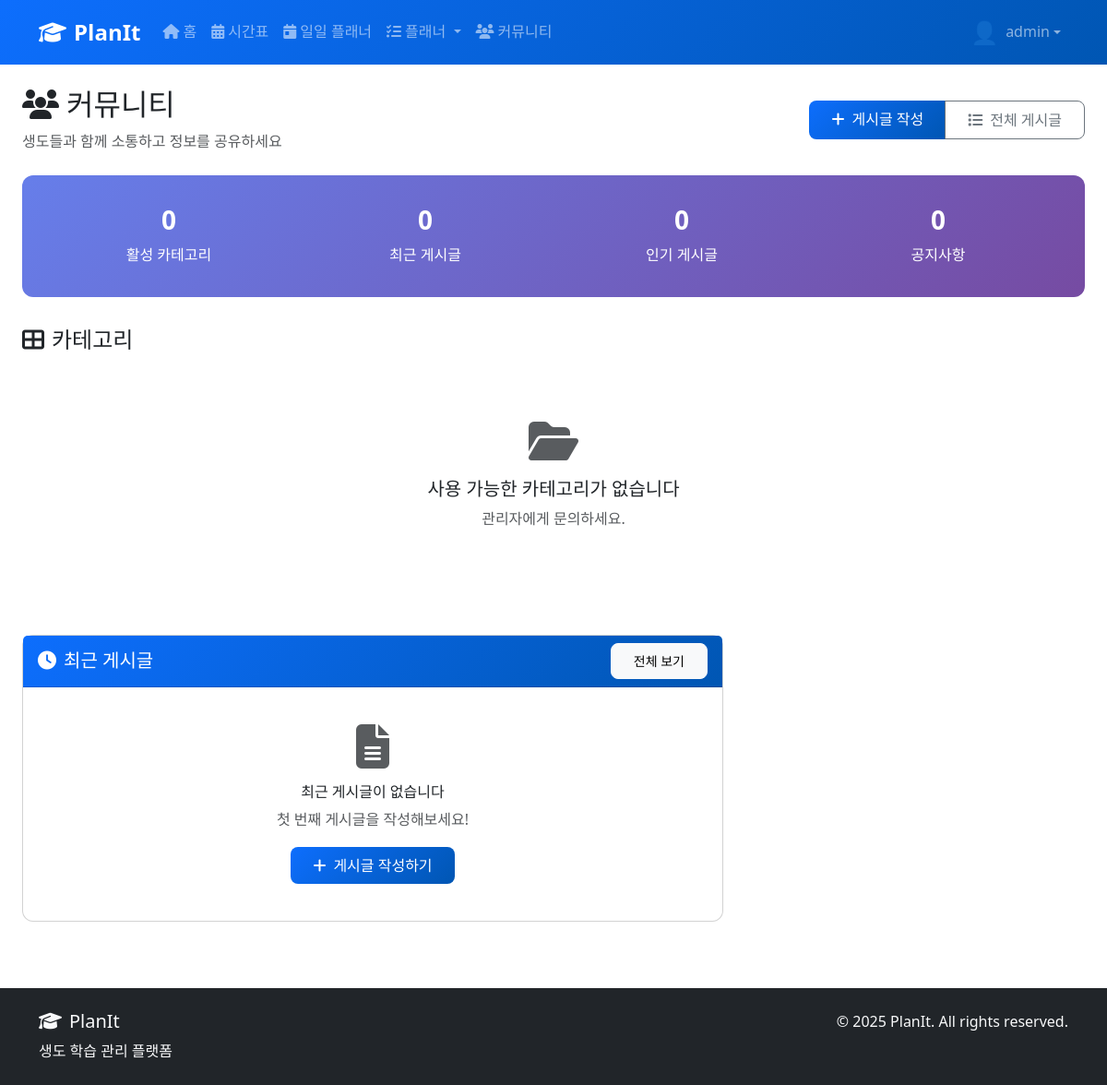
Before: /community/ (signed in) with the older database file.
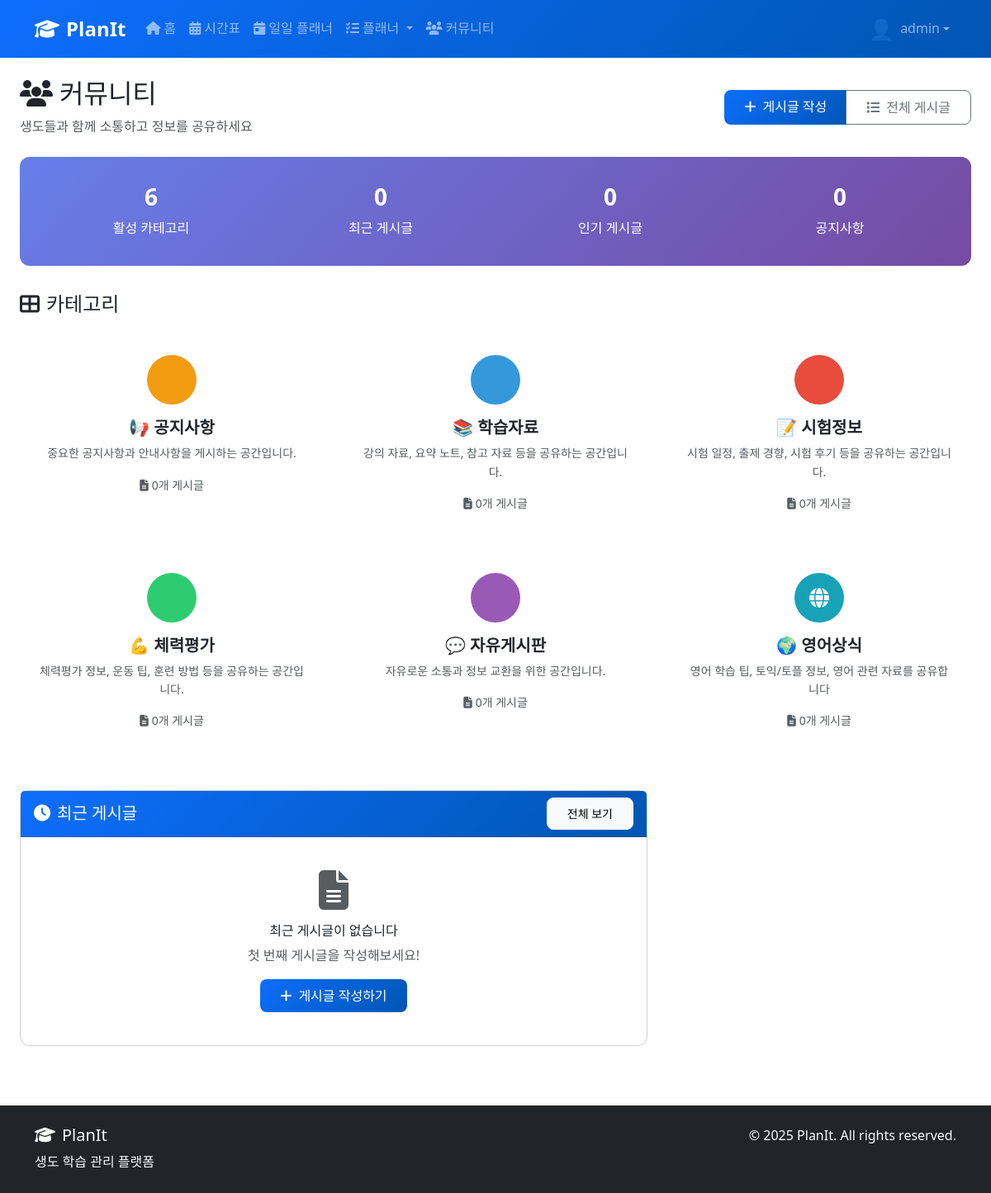
After: the same page with the newer database file.
### accounts/models.py (models this page shows, shortened)
class User(AbstractUser):
    DEPARTMENT_CHOICES = [
        ('INTL', '국제관계학과'),
        ('DEFENSE', '국방경영학과'),
        ('AERO_POLICY', '항공우주정책학과'),
        ('COMP', '컴퓨터과학과'),
        ('AERO', '항공공학과'),
        ('SPACE', '우주공학과'),
        ('MECH', '기계공학과'),
        ('ELEC', '전자통신공학과'),
        ('SYSTEM', '시스템공학과'),
    ]
    GRADE_CHOICES = [
        (1, '1학년'),
        (2, '2학년'),
        (3, '3학년'),
        (4, '4학년'),
    ]
    AVATAR_CHOICES = [
        ('default', '기본 아바타'),
        ('student_male', '남학생'),
        ('student_female', '여학생'),
        ('soldier', '군인'),
        ('pilot', '조종사'),
        ('engineer', '엔지니어'),
        ('scientist', '과학자'),
        ('astronaut', '우주비행사'),
    ]
    student_id = models.CharField(
        max_length=10,
        unique=True,
        validators=[RegexValidator(r'^\d{7}$', '학번은 7자리 숫자여야 합니다.')],
        help_text='7자리 학번을 입력하세요'
    )
    department = models.CharField(
        max_length=15,
        choices=DEPARTMENT_CHOICES,
        default='COMP',
        verbose_name='학과'
    )
    grade = models.IntegerField(
        choices=GRADE_CHOICES,
        default=1,
        verbose_name='학년'
    )
    phone_number = models.CharField(
        max_length=15,
        blank=True,
        null=True,
        verbose_name='전화번호'
    )
    profile_image = models.ImageField(
        upload_to='profiles/',
        blank=True,
        null=True,
        verbose_name='프로필 이미지'
    )
    avatar_choice = models.CharField(
        max_length=20,
        choices=AVATAR_CHOICES,
        default='default',
        verbose_name='아바타 선택'
    )
    bio = models.TextField(
        max_length=500,
        blank=True,
        verbose_name='자기소개'
    )
    created_at = models.DateTimeField(auto_now_add=True)
    updated_at = models.DateTimeField(auto_now=True)
    class Meta:
        verbose_name = '사용자'
        verbose_name_plural = '사용자들'
    def get_avatar_emoji(self):
        avatar_map = {
            'default': '👤',
            'student_male': '👨‍🎓',
            'student_female': '👩‍🎓',
            'soldier': '🪖',
            'pilot': '👨‍✈️',
            'engineer': '👨‍🔧',
            'scientist': '👨‍🔬',
            'astronaut': '👨‍🚀',
        }
        return avatar_map.get(self.avatar_choice, '👤')

### community/models.py (models this page shows, shortened)
class Category(models.Model):
    CATEGORY_TYPES = [
        ('STUDY', '학습 자료'),
        ('EXAM', '시험 정보'),
        ('LECTURE', '강의 특성'),
        ('FITNESS', '체력평가'),
        ('ENGLISH', '영어상식'),
        ('PROJECT', '프로젝트'),
        ('QNA', '질문답변'),
        ('FREE', '자유게시판'),
        ('NOTICE', '공지사항'),
    ]
    id = models.UUIDField(primary_key=True, default=uuid.uuid4, editable=False)
    name = models.CharField(max_length=50, verbose_name='카테고리명')
    slug = models.SlugField(max_length=50, unique=True, verbose_name='슬러그')
    category_type = models.CharField(
        max_length=10,
        choices=CATEGORY_TYPES,
        default='FREE',
        verbose_name='카테고리 유형'
    )
    description = models.TextField(blank=True, verbose_name='설명')
    icon = models.CharField(max_length=50, default='fas fa-comments', verbose_name='아이콘')
    color = models.CharField(max_length=7, default='#007bff', verbose_name='색상')
    is_active = models.BooleanField(default=True, verbose_name='활성화')
    order = models.IntegerField(default=0, verbose_name='정렬순서')
    department_restricted = models.BooleanField(default=False, verbose_name='학과 제한')
    allowed_departments = models.JSONField(default=list, blank=True, verbose_name='허용 학과')
    created_at = models.DateTimeField(auto_now_add=True)
    updated_at = models.DateTimeField(auto_now=True)
    class Meta:
        verbose_name = '카테고리'
        verbose_name_plural = '카테고리들'
        ordering = ['order', 'name']
    def get_absolute_url(self):
        return reverse('community:category_posts', kwargs={'slug': self.slug})

### community/views.py (the view)
# urls.py: path('', views.CommunityView.as_view(), name='index'),
class CommunityView(LoginRequiredMixin, TemplateView):
    template_name = 'community/index.html'
    def get_context_data(self, **kwargs):
        context = super().get_context_data(**kwargs)
        user = self.request.user
        categories = Category.objects.filter(is_active=True)
        if not user.is_staff:
            categories = categories.filter(
                Q(department_restricted=False) |
                Q(allowed_departments__icontains=user.department)
            )
        categories = categories.annotate(
            post_count=Count('posts', filter=Q(posts__is_active=True))
        ).order_by('order', 'name')
        recent_posts = Post.objects.filter(
            is_active=True,
            category__in=categories
        ).select_related('author', 'category').order_by('-created_at')[:10]
        popular_posts = Post.objects.filter(
            is_active=True,
            category__in=categories,
            created_at__gte=timezone.now() - timezone.timedelta(days=7)
        ).annotate(
            like_count=Count('likes')
        ).order_by('-like_count', '-views')[:5]
        notices = Post.objects.filter(
            is_active=True,
            post_type='NOTICE',
            category__in=categories
        ).order_by('-is_pinned', '-created_at')[:5]
        context.update({
            'categories': categories,
            'recent_posts': recent_posts,
            'popular_posts': popular_posts,
            'notices': notices,
        })
        return context

### templates/community/index.html (shortened to what this page needs)
{% extends 'base.html' %}
{% load static %}
{% block content %}
<div class="container-fluid">
    <div class="d-flex justify-content-between align-items-center mb-4">
        <div>
            <h2><i class="fas fa-users me-2"></i>커뮤니티</h2>
            <p class="text-muted mb-0">생도들과 함께 소통하고 정보를 공유하세요</p>
        </div>
        <div class="btn-group">
            <a href="{% url 'community:post_create' %}" class="btn btn-primary">
                <i class="fas fa-plus me-2"></i>게시글 작성
            </a>
            <a href="{% url 'community:post_list' %}" class="btn btn-outline-secondary">
                <i class="fas fa-list me-2"></i>전체 게시글
            </a>
        </div>
    </div>
    <div class="stats-section">
        <div class="row text-center">
            <div class="col-md-3">
                <h3 class="fw-bold">{{ categories.count }}</h3>
                <p class="mb-0">활성 카테고리</p>
            </div>
            <div class="col-md-3">
                <h3 class="fw-bold">{{ recent_posts.count }}</h3>
                <p class="mb-0">최근 게시글</p>
            </div>
            <div class="col-md-3">
                <h3 class="fw-bold">{{ popular_posts.count }}</h3>
                <p class="mb-0">인기 게시글</p>
            </div>
            <div class="col-md-3">
                <h3 class="fw-bold">{{ notices.count }}</h3>
                <p class="mb-0">공지사항</p>
            </div>
        </div>
    </div>
    <div class="mb-5">
        <h4 class="mb-4"><i class="fas fa-th-large me-2"></i>카테고리</h4>
        <div class="row g-4">
            {% for category in categories %}
            <div class="col-md-6 col-lg-4">
                <a href="{{ category.get_absolute_url }}" class="text-decoration-none">
                    <div class="card category-card h-100">
                        <div class="card-body text-center p-4">
                            <div class="category-icon" style="background-color: {{ category.color }};">
                                <i class="{{ category.icon }}"></i>
                            </div>
                            <h5 class="card-title fw-bold">{{ category.name }}</h5>
                            <p class="card-text text-muted small">{{ category.description|truncatewords:10 }}</p>
                            <div class="d-flex justify-content-center align-items-center mt-3">
                                <small class="text-muted">
                                    <i class="fas fa-file-alt me-1"></i>{{ category.post_count }}개 게시글
                                </small>
                            </div>
                        </div>
                    </div>
                </a>
            </div>
            {% empty %}
            <div class="col-12">
                <div class="text-center py-5">
                    <i class="fas fa-folder-open fa-3x text-muted mb-3"></i>
                    <h5>사용 가능한 카테고리가 없습니다</h5>
                    <p class="text-muted">관리자에게 문의하세요.</p>
                </div>
            </div>
            {% endfor %}
        </div>
    </div>
    <div class="row">
        <div class="col-lg-8">
            <div class="card">
                <div class="card-header bg-primary text-white">
                    <div class="d-flex justify-content-between align-items-center">
                        <h5 class="mb-0">
                            <i class="fas fa-clock me-2"></i>최근 게시글
                        </h5>
                        <a href="{% url 'community:post_list' %}" class="btn btn-sm btn-light">
                            전체 보기
                        </a>
                    </div>
                </div>
                <div class="card-body">
                    {% if recent_posts %}
                        {% for post in recent_posts %}
                        <div class="post-card p-3 mb-3">
                            <div class="d-flex align-items-start">
                                <div class="me-3">
                                    {% if post.author.profile_image %}
                                        <img src="{{ post.author.profile_image.url }}" alt="프로필" class="rounded-circle" width="40" height="40" style="object-fit: cover;">
                                    {% else %}
                                        <div class="d-flex align-items-center justify-content-center" style="width: 40px; height: 40px; font-size: 32px;">
                                            {{ post.author.get_avatar_emoji }}
                                        </div>
                                    {% endif %}
                                </div>
                                <div class="flex-grow-1">
                                    <h6 class="mb-2">
                                        <a href="{{ post.get_absolute_url }}" class="text-decoration-none">
                                            {{ post.title }}
                                        </a>
                                    </h6>
                                    <div class="post-meta mb-2">
                                        <span class="badge bg-secondary">{{ post.category.name }}</span>
                                        {% if post.post_type != 'NORMAL' %}
                                        <span class="badge post-type-badge bg-info">{{ post.get_post_type_display }}</span>
                                        {% endif %}
                                        {% if post.subject %}
                                        <span class="badge bg-success">{{ post.subject.name }}</span>
                                        {% endif %}
                                    </div>
                                    <div class="post-meta">
                                        <span>{{ post.author.get_full_name }}</span>
                                        <span class="mx-2">|</span>
                                        <span>{{ post.created_at|date:"m월 d일 H:i" }}</span>
                                        <span class="mx-2">|</span>
                                        <i class="fas fa-eye me-1"></i>{{ post.views }}
                                        <i class="fas fa-heart ms-2 me-1"></i>{{ post.get_like_count }}
                                        <i class="fas fa-comment ms-2 me-1"></i>{{ post.get_comment_count }}
                                    </div>
                                </div>
                            </div>
                        </div>
                        {% endfor %}
                    {% else %}
                        <div class="text-center py-4">
                            <i class="fas fa-file-alt fa-3x text-muted mb-3"></i>
                            <h6>최근 게시글이 없습니다</h6>
                            <p class="text-muted">첫 번째 게시글을 작성해보세요!</p>
                            <a href="{% url 'community:post_create' %}" class="btn btn-primary">
                                <i class="fas fa-plus me-2"></i>게시글 작성하기
                            </a>
                        </div>
                    {% endif %}
                </div>
            </div>
        </div>
        <div class="col-lg-4">
        </div>
    </div>
</div>
{% endblock %}

### templates/base.html (shortened to what this page needs)
{% load static %}
<!DOCTYPE html>
<html lang="ko">
<head>
    <link href="https://cdn.jsdelivr.net/npm/bootstrap@5.3.2/dist/css/bootstrap.min.css" rel="stylesheet">
    <link rel="stylesheet" href="https://cdn.jsdelivr.net/npm/bootstrap-icons@1.11.0/font/bootstrap-icons.css">
    <link rel="stylesheet" href="https://cdnjs.cloudflare.com/ajax/libs/font-awesome/6.4.0/css/all.min.css">
    <link rel="stylesheet" href="{% static 'css/style.css' %}">
</head>
<body>
    <nav class="navbar navbar-expand-lg navbar-dark bg-primary">
        <div class="container">
            <a class="navbar-brand fw-bold" href="{% url 'home' %}">
                <i class="fas fa-graduation-cap me-2"></i>PlanIt
            </a>
            <div class="collapse navbar-collapse" id="navbarNav">
                <ul class="navbar-nav me-auto">
                    <li class="nav-item">
                        <a class="nav-link" href="{% url 'home' %}">
                            <i class="fas fa-home me-1"></i>홈
                        </a>
                    </li>
                    {% if user.is_authenticated %}
                    <li class="nav-item">
                        <a class="nav-link" href="{% url 'timetable:index' %}">
                            <i class="fas fa-calendar-alt me-1"></i>시간표
                        </a>
                    </li>
                    <li class="nav-item">
                        <a class="nav-link" href="{% url 'planner:daily_planner' %}">
                            <i class="fas fa-calendar-day me-1"></i>일일 플래너
                        </a>
                    </li>
                    <li class="nav-item dropdown">
                        <a class="nav-link dropdown-toggle" href="#" id="plannerDropdown" role="button" data-bs-toggle="dropdown">
                            <i class="fas fa-tasks me-1"></i>플래너
                        </a>
                    </li>
                    <li class="nav-item">
                        <a class="nav-link" href="{% url 'community:index' %}">
                            <i class="fas fa-users me-1"></i>커뮤니티
                        </a>
                    </li>
                    {% endif %}
                </ul>
                <ul class="navbar-nav">
                    {% if user.is_authenticated %}
                    <li class="nav-item dropdown">
                        <a class="nav-link dropdown-toggle d-flex align-items-center" href="#" id="navbarDropdown" role="button" data-bs-toggle="dropdown">
                            {% if user.profile_image %}
                                <img src="{{ user.profile_image.url }}" alt="프로필" class="rounded-circle me-2" width="32" height="32" style="object-fit: cover; border: 2px solid #fff;">
                            {% else %}
                                <span class="me-2" style="font-size: 24px;">{{ user.get_avatar_emoji }}</span>
                            {% endif %}
                            <span>{{ user.username }}</span>
                        </a>
                    </li>
                    {% endif %}
                </ul>
            </div>
        </div>
    </nav>
    <main class="container-fluid py-4">
        {% block content %}{% endblock %}
    </main>
    <footer class="bg-dark text-light py-4 mt-5">
        <div class="container">
            <div class="row">
                <div class="col-md-6">
                    <h5><i class="fas fa-graduation-cap me-2"></i>PlanIt</h5>
                    <p class="mb-0">생도 학습 관리 플랫폼</p>
                </div>
                <div class="col-md-6 text-md-end">
                    <p class="mb-0">&copy; 2025 PlanIt. All rights reserved.</p>
                </div>
            </div>
        </div>
    </footer>
</body>
</html>

Changed rows visible on the page:
added Category: name "📢 공지사항", description "중요한 공지사항과 안내사항을 게시하는 공간입니다.", post_count "0"
added Category: name "📚 학습자료", description "강의 자료, 요약 노트, 참고 자료 등을 공유하는 공간입니다.", post_count "0"
added Category: name "📝 시험정보", description "시험 일정, 출제 경향, 시험 후기 등을 공유하는 공간입니다.", post_count "0"
added Category: name "💪 체력평가", description "체력평가 정보, 운동 팁, 훈련 방법 등을 공유하는 공간입니다.", post_count "0"
added Category: name "💬 자유게시판", description "자유로운 소통과 정보 교환을 위한 공간입니다.", post_count "0"
added Category: name "🌍 영어상식", description "영어 학습 팁, 토익/토플 정보, 영어 관련 자료를 공유합니다", post_count "0"
Other visible differences:
{{ categories.count }}: "0" → "6"
text no longer shown: "사용 가능한 카테고리가 없습니다 관리자에게 문의하세요."
